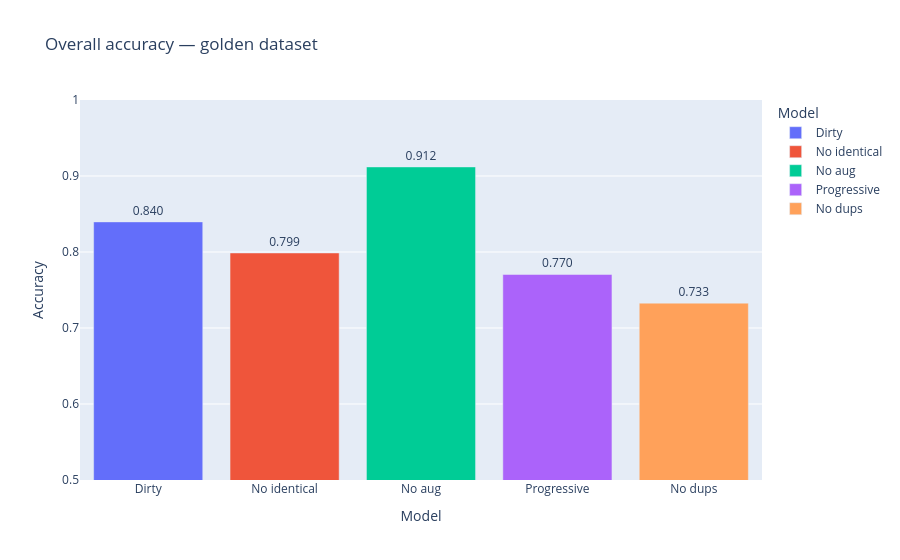
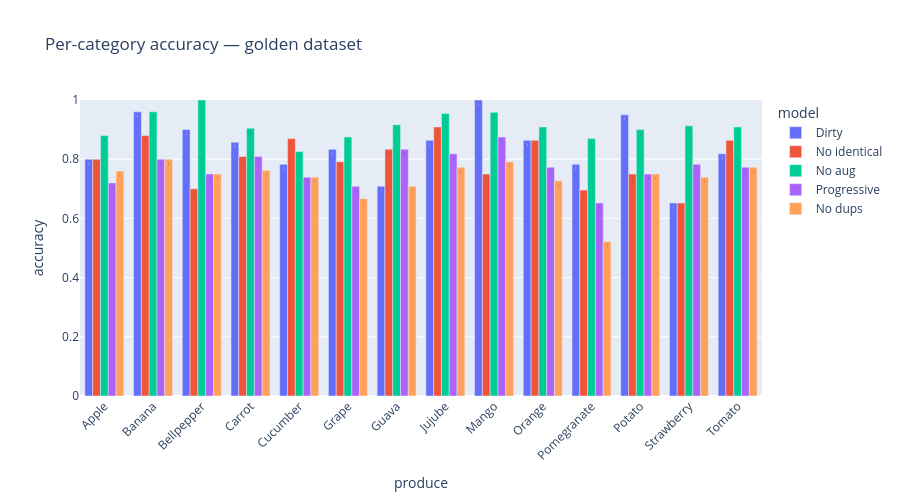
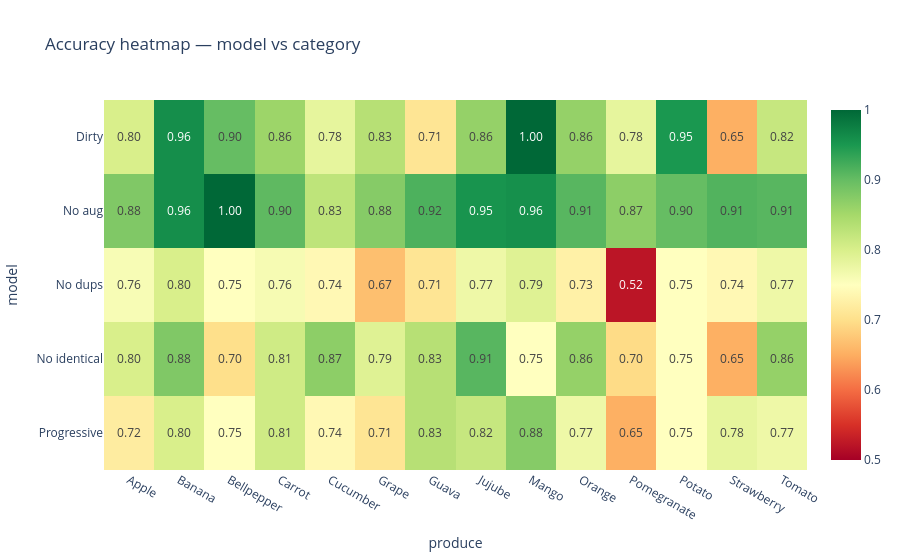

The code cell stored with these charts, in order, in its notebook:
### Markdown cell above
## 1. Setup
Load each model checkpoint and run inference on the golden dataset. All models share the same EfficientNet_V2_S architecture and IMAGENET1K_V1 pretrained weights — only the training data and augmentation strategy differ.

### Code cell
# ── Multi-model golden dataset comparison ──────────────────────────────────────
import torch
import torch.nn as nn
import pandas as pd
import plotly.express as px
import plotly.graph_objects as go
from plotly.subplots import make_subplots
from torchvision.models import get_model, get_weight
from torch.utils.data import DataLoader
from utils.dataset import ProduceDataset
from pathlib import Path
from tqdm import tqdm

GOLDEN_PATH =  Path(".") / ".."/ "golden_dataset" 
NUM_CLASSES = 2
device = torch.device("cuda" if torch.cuda.is_available() else "cpu")

MODELS = {
    "Dirty":          "models/EX4_efficientnet_finetune_adam_cw_20260417190029_dirty.pth",
    "No identical":   "models/EX4_efficientnet_finetune_adam_cw_20260418140103_no_identical.pth",
    "No aug":         "models/EX5_efficientnet_finetune_adam_cw_noaug_20260419170823_no_aug.pth",
    "Progressive":    "models/EX4_efficientnet_finetune_adam_cw_20260419145751_progressive_aug.pth",
    "No dups":        "models/EX4_efficientnet_finetune_adam_cw_20260417194945_no_dups.pth",
}

def load_model(path):
    pretrained_weights = get_weight("EfficientNet_V2_S_Weights.IMAGENET1K_V1")
    m = get_model("efficientnet_v2_s", weights=None)
    m.classifier[1] = nn.Linear(m.classifier[1].in_features, NUM_CLASSES)
    checkpoint = torch.load(path, weights_only=False)
    m.load_state_dict(checkpoint["model_state_dict"])
    m.to(device).eval()
    return m, pretrained_weights.transforms()

def evaluate(model, transforms):
    dataset = ProduceDataset(root_dir=GOLDEN_PATH, transform=transforms)
    loader = DataLoader(dataset, batch_size=32, shuffle=False, num_workers=2, pin_memory=True)
    all_preds, all_labels, all_paths, all_probs = [], [], [], []
    with torch.no_grad():
        for imgs, labels in loader:
            imgs, labels = imgs.to(device), labels.to(device)
            outputs = model(imgs)
            probs = torch.softmax(outputs, dim=1)
            preds = outputs.argmax(dim=1)
            all_preds.extend(preds.cpu().tolist())
            all_labels.extend(labels.cpu().tolist())
            all_probs.extend(probs.max(dim=1).values.cpu().tolist())
    all_paths = dataset.image_paths
    return pd.DataFrame({
        "produce": [Path(p).parent.name.split("__")[0] for p in all_paths],
        "true_label": all_labels,
        "pred": all_preds,
        "correct": [p == l for p, l in zip(all_preds, all_labels)],
        "confidence": all_probs,
    })


# ── Run evaluation ─────────────────────────────────────────────────────────────
results = {}
for name, path in MODELS.items():
    print(f"Evaluating: {name}")
    m, transforms = load_model(path)
    results[name] = evaluate(m, transforms)
    print(f"  Overall: {results[name]['correct'].mean():.4f}")

# ── Overall accuracy bar chart ─────────────────────────────────────────────────
overall = pd.DataFrame({
    "Model": list(results.keys()),
    "Accuracy": [df["correct"].mean() for df in results.values()]
})

fig1 = px.bar(overall, x="Model", y="Accuracy", text_auto=".3f",
              title="Overall accuracy — golden dataset",
              color="Model", range_y=[0.5, 1.0])
fig1.update_traces(textposition="outside")
fig1.show()

# ── Per-category grouped bar chart ────────────────────────────────────────────
per_cat = []
for name, df in results.items():
    cat_acc = df.groupby("produce")["correct"].mean().reset_index()
    cat_acc.columns = ["produce", "accuracy"]
    cat_acc["model"] = name
    per_cat.append(cat_acc)

per_cat_df = pd.concat(per_cat)

fig2 = px.bar(per_cat_df, x="produce", y="accuracy", color="model",
              barmode="group", title="Per-category accuracy — golden dataset",
              range_y=[0, 1.0], text_auto=".2f")
fig2.update_layout(xaxis_tickangle=-45, height=500)
fig2.show()

# ── Heatmap ───────────────────────────────────────────────────────────────────
pivot = per_cat_df.pivot(index="model", columns="produce", values="accuracy")

fig3 = px.imshow(pivot, text_auto=".2f", aspect="auto",
                 color_continuous_scale="RdYlGn", range_color=[0.5, 1.0],
                 title="Accuracy heatmap — model vs category")
fig3.show()

### Figure 1 — Plotly figure (JSON) as saved in the notebook; plotly's stock layout.template omitted (floating-point values rounded to 4 significant figures)
{"data": [{"hovertemplate": "Model=%{x}<br>Accuracy=%{y}<extra></extra>", "legendgroup": "Dirty", "marker": {"color": "#636efa", "pattern": {"shape": ""}}, "name": "Dirty", "orientation": "v", "showlegend": true, "textposition": "outside", "texttemplate": "%{y:.3f}", "type": "bar", "x": ["Dirty"], "xaxis": "x", "y": [0.8396], "yaxis": "y"}, {"hovertemplate": "Model=%{x}<br>Accuracy=%{y}<extra></extra>", "legendgroup": "No identical", "marker": {"color": "#EF553B", "pattern": {"shape": ""}}, "name": "No identical", "orientation": "v", "showlegend": true, "textposition": "outside", "texttemplate": "%{y:.3f}", "type": "bar", "x": ["No identical"], "xaxis": "x", "y": [0.7987], "yaxis": "y"}, {"hovertemplate": "Model=%{x}<br>Accuracy=%{y}<extra></extra>", "legendgroup": "No aug", "marker": {"color": "#00cc96", "pattern": {"shape": ""}}, "name": "No aug", "orientation": "v", "showlegend": true, "textposition": "outside", "texttemplate": "%{y:.3f}", "type": "bar", "x": ["No aug"], "xaxis": "x", "y": [0.9119], "yaxis": "y"}, {"hovertemplate": "Model=%{x}<br>Accuracy=%{y}<extra></extra>", "legendgroup": "Progressive", "marker": {"color": "#ab63fa", "pattern": {"shape": ""}}, "name": "Progressive", "orientation": "v", "showlegend": true, "textposition": "outside", "texttemplate": "%{y:.3f}", "type": "bar", "x": ["Progressive"], "xaxis": "x", "y": [0.7704], "yaxis": "y"}, {"hovertemplate": "Model=%{x}<br>Accuracy=%{y}<extra></extra>", "legendgroup": "No dups", "marker": {"color": "#FFA15A", "pattern": {"shape": ""}}, "name": "No dups", "orientation": "v", "showlegend": true, "textposition": "outside", "texttemplate": "%{y:.3f}", "type": "bar", "x": ["No dups"], "xaxis": "x", "y": [0.7327], "yaxis": "y"}], "layout": {"barmode": "relative", "legend": {"title": {"text": "Model"}, "tracegroupgap": 0}, "title": {"text": "Overall accuracy — golden dataset"}, "xaxis": {"anchor": "y", "categoryarray": ["Dirty", "No identical", "No aug", "Progressive", "No dups"], "categoryorder": "array", "domain": [0, 1], "title": {"text": "Model"}}, "yaxis": {"anchor": "x", "domain": [0, 1], "range": [0.5, 1], "title": {"text": "Accuracy"}}}}

### Figure 2 — Plotly figure (JSON) as saved in the notebook; plotly's stock layout.template omitted (floating-point values rounded to 4 significant figures)
{"data": [{"alignmentgroup": "True", "hovertemplate": "model=Dirty<br>produce=%{x}<br>accuracy=%{y}<extra></extra>", "legendgroup": "Dirty", "marker": {"color": "#636efa", "pattern": {"shape": ""}}, "name": "Dirty", "offsetgroup": "Dirty", "orientation": "v", "showlegend": true, "textposition": "auto", "texttemplate": "%{y:.2f}", "type": "bar", "x": ["Apple", "Banana", "Bellpepper", "Carrot", "Cucumber", "Grape", "Guava", "Jujube", "Mango", "Orange", "Pomegranate", "Potato", "Strawberry", "Tomato"], "xaxis": "x", "y": [0.8, 0.96, 0.9, 0.8571, 0.7826, 0.8333, 0.7083, 0.8636, 1.0, 0.8636, 0.7826, 0.95, 0.6522, 0.8182], "yaxis": "y"}, {"alignmentgroup": "True", "hovertemplate": "model=No identical<br>produce=%{x}<br>accuracy=%{y}<extra></extra>", "legendgroup": "No identical", "marker": {"color": "#EF553B", "pattern": {"shape": ""}}, "name": "No identical", "offsetgroup": "No identical", "orientation": "v", "showlegend": true, "textposition": "auto", "texttemplate": "%{y:.2f}", "type": "bar", "x": ["Apple", "Banana", "Bellpepper", "Carrot", "Cucumber", "Grape", "Guava", "Jujube", "Mango", "Orange", "Pomegranate", "Potato", "Strawberry", "Tomato"], "xaxis": "x", "y": [0.8, 0.88, 0.7, 0.8095, 0.8696, 0.7917, 0.8333, 0.9091, 0.75, 0.8636, 0.6957, 0.75, 0.6522, 0.8636], "yaxis": "y"}, {"alignmentgroup": "True", "hovertemplate": "model=No aug<br>produce=%{x}<br>accuracy=%{y}<extra></extra>", "legendgroup": "No aug", "marker": {"color": "#00cc96", "pattern": {"shape": ""}}, "name": "No aug", "offsetgroup": "No aug", "orientation": "v", "showlegend": true, "textposition": "auto", "texttemplate": "%{y:.2f}", "type": "bar", "x": ["Apple", "Banana", "Bellpepper", "Carrot", "Cucumber", "Grape", "Guava", "Jujube", "Mango", "Orange", "Pomegranate", "Potato", "Strawberry", "Tomato"], "xaxis": "x", "y": [0.88, 0.96, 1.0, 0.9048, 0.8261, 0.875, 0.9167, 0.9545, 0.9583, 0.9091, 0.8696, 0.9, 0.913, 0.9091], "yaxis": "y"}, {"alignmentgroup": "True", "hovertemplate": "model=Progressive<br>produce=%{x}<br>accuracy=%{y}<extra></extra>", "legendgroup": "Progressive", "marker": {"color": "#ab63fa", "pattern": {"shape": ""}}, "name": "Progressive", "offsetgroup": "Progressive", "orientation": "v", "showlegend": true, "textposition": "auto", "texttemplate": "%{y:.2f}", "type": "bar", "x": ["Apple", "Banana", "Bellpepper", "Carrot", "Cucumber", "Grape", "Guava", "Jujube", "Mango", "Orange", "Pomegranate", "Potato", "Strawberry", "Tomato"], "xaxis": "x", "y": [0.72, 0.8, 0.75, 0.8095, 0.7391, 0.7083, 0.8333, 0.8182, 0.875, 0.7727, 0.6522, 0.75, 0.7826, 0.7727], "yaxis": "y"}, {"alignmentgroup": "True", "hovertemplate": "model=No dups<br>produce=%{x}<br>accuracy=%{y}<extra></extra>", "legendgroup": "No dups", "marker": {"color": "#FFA15A", "pattern": {"shape": ""}}, "name": "No dups", "offsetgroup": "No dups", "orientation": "v", "showlegend": true, "textposition": "auto", "texttemplate": "%{y:.2f}", "type": "bar", "x": ["Apple", "Banana", "Bellpepper", "Carrot", "Cucumber", "Grape", "Guava", "Jujube", "Mango", "Orange", "Pomegranate", "Potato", "Strawberry", "Tomato"], "xaxis": "x", "y": [0.76, 0.8, 0.75, 0.7619, 0.7391, 0.6667, 0.7083, 0.7727, 0.7917, 0.7273, 0.5217, 0.75, 0.7391, 0.7727], "yaxis": "y"}], "layout": {"barmode": "group", "height": 500, "legend": {"title": {"text": "model"}, "tracegroupgap": 0}, "title": {"text": "Per-category accuracy — golden dataset"}, "xaxis": {"anchor": "y", "domain": [0, 1], "tickangle": -45, "title": {"text": "produce"}}, "yaxis": {"anchor": "x", "domain": [0, 1], "range": [0, 1], "title": {"text": "accuracy"}}}}

### Figure 3 — Plotly figure (JSON) as saved in the notebook; plotly's stock layout.template omitted (floating-point values rounded to 4 significant figures)
{"data": [{"coloraxis": "coloraxis", "hovertemplate": "produce: %{x}<br>model: %{y}<br>color: %{z}<extra></extra>", "name": "0", "texttemplate": "%{z:.2f}", "type": "heatmap", "x": ["Apple", "Banana", "Bellpepper", "Carrot", "Cucumber", "Grape", "Guava", "Jujube", "Mango", "Orange", "Pomegranate", "Potato", "Strawberry", "Tomato"], "xaxis": "x", "y": ["Dirty", "No aug", "No dups", "No identical", "Progressive"], "yaxis": "y", "z": [[0.8, 0.96, 0.9, 0.8571, 0.7826, 0.8333, 0.7083, 0.8636, 1.0, 0.8636, 0.7826, 0.95, 0.6522, 0.8182], [0.88, 0.96, 1.0, 0.9048, 0.8261, 0.875, 0.9167, 0.9545, 0.9583, 0.9091, 0.8696, 0.9, 0.913, 0.9091], [0.76, 0.8, 0.75, 0.7619, 0.7391, 0.6667, 0.7083, 0.7727, 0.7917, 0.7273, 0.5217, 0.75, 0.7391, 0.7727], [0.8, 0.88, 0.7, 0.8095, 0.8696, 0.7917, 0.8333, 0.9091, 0.75, 0.8636, 0.6957, 0.75, 0.6522, 0.8636], [0.72, 0.8, 0.75, 0.8095, 0.7391, 0.7083, 0.8333, 0.8182, 0.875, 0.7727, 0.6522, 0.75, 0.7826, 0.7727]]}], "layout": {"coloraxis": {"cmax": 1, "cmin": 0.5, "colorscale": [[0, "rgb(165,0,38)"], [0.1, "rgb(215,48,39)"], [0.2, "rgb(244,109,67)"], [0.3, "rgb(253,174,97)"], [0.4, "rgb(254,224,139)"], [0.5, "rgb(255,255,191)"], [0.6, "rgb(217,239,139)"], [0.7, "rgb(166,217,106)"], [0.8, "rgb(102,189,99)"], [0.9, "rgb(26,152,80)"], [1, "rgb(0,104,55)"]]}, "title": {"text": "Accuracy heatmap — model vs category"}, "xaxis": {"anchor": "y", "domain": [0, 1], "title": {"text": "produce"}}, "yaxis": {"anchor": "x", "autorange": "reversed", "domain": [0, 1], "title": {"text": "model"}}}}
